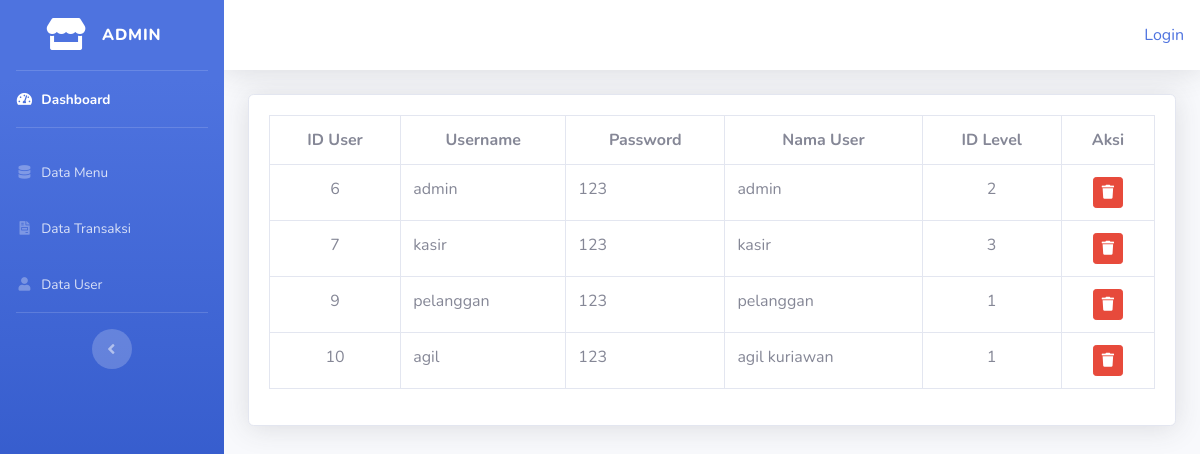
Screenshot of /index.php/admin/data_user with the database file from the repository.
### tables this page shows
CREATE TABLE `users` (
  `id_user` int(5) NOT NULL,
  `username` varchar(100) DEFAULT NULL,
  `password` varchar(100) DEFAULT NULL,
  `nama_user` varchar(100) DEFAULT NULL,
  `id_level` int(5) DEFAULT NULL
);

### application/controllers/admin/data_user.php (called while the page is built, shortened)
<?php
class Data_user extends CI_Controller{
    public function index()
    {
        $data['users'] = $this->model_user->tampil_user()->result();
        $this->load->view('templates_admin/header');
        $this->load->view('templates_admin/sidebar');
        $this->load->view('admin/data_user', $data);
        $this->load->view('templates_admin/footer');
    }
}

### index.php (called while the page is built, shortened)
<?php
require_once BASEPATH.'core/CodeIgniter.php';

### application/models/model_user.php (called while the page is built, shortened)
<?php
class Model_user extends CI_Model{
    public function tampil_user(){
        return $this->db->get('users');
    }
}

### application/views/admin/data_user.php (the view)
<div class="container-fluid">
  <div class="card shadow mb-4">
    <div class="card-body">
      <table class="table table-bordered">
          <tr class="text-center">
              <th>ID User</th>
              <th>Username</th>
              <th>Password</th>
              <th>Nama User</th>
              <th>ID Level</th>
              <th>Aksi</th>
          </tr>
          <?php
              foreach($users as $us) : ?>
              <tr>
                  <td class="text-center"><?php echo $us->id_user ?></td>
                  <td><?php echo $us->username ?></td>
                  <td><?php echo $us->password ?></td>
                  <td><?php echo $us->nama_user ?></td>
                  <td class="text-center"><?php echo $us->id_level ?></td>
                  <td class="text-center">
                    <?php echo anchor('admin/data_user/hapus/'.$us->id_user, '<div class="btn btn-danger btn-sm"><i class="fas fa-trash"></i></div>')?>
                  </td>
              </tr>
          <?php endforeach;?>
      </table>
    </div>
  </div>
</div>

### rows the page displays
users: id_user "6", username "admin", password "123", nama_user "admin", id_level "2"
users: id_user "7", username "kasir", password "123", nama_user "kasir", id_level "3"
users: id_user "9", username "pelanggan", password "123", nama_user "pelanggan", id_level "1"
users: id_user "10", username "agil", password "123", nama_user "agil kuriawan", id_level "1"

### other values shown
anchor('auth/login','Login') "Login"
